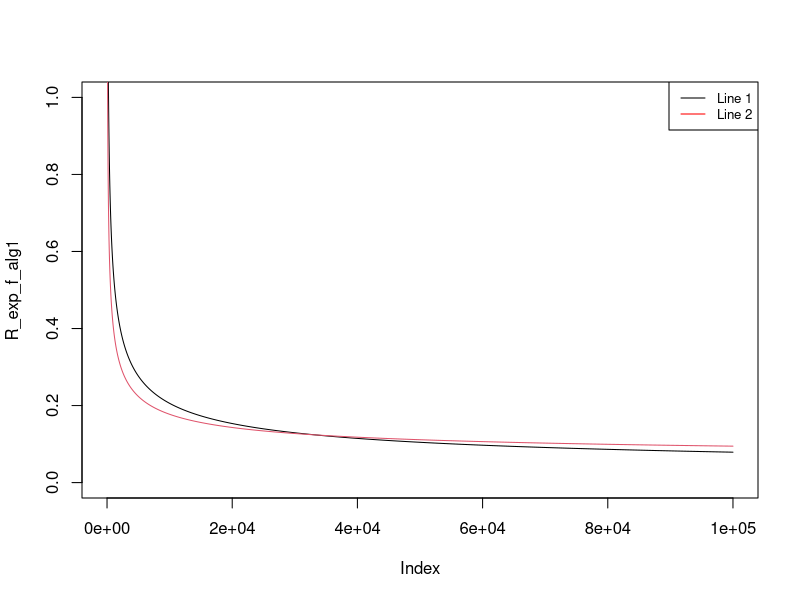

Write the R code that produced this figure.
R_emp_f_alg1 = 0.01
R_emp_f_alg2 = 0.05

n=1:100000

N_F_2n_alg1 = n^10
N_F_2n_alg2 = n^4

delta = 0.05 #nivel de confianca desejado

R_exp_f_alg1 = R_emp_f_alg1 + sqrt(4/n*(log(2*N_F_2n_alg1) - log(delta)))
R_exp_f_alg2 = R_emp_f_alg2 + sqrt(4/n*(log(2*N_F_2n_alg2) - log(delta)))

#print(R_exp_f_alg1)

plot(R_exp_f_alg1, t="l", ylim = c(0,1), col=1)
lines(R_exp_f_alg2, col=2)
#legend(1, 95, legend=c("n^10", "n^4"), col=c(1,2))
legend(x = "topright", legend=c("Line 1", "Line 2"),
       col=c("black", "red"), lty=1, cex=0.8)
